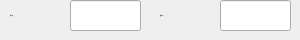
     <widget class="QWidget" name="page_rect">
      <widget class="QLineEdit" name="lineEdit_width">
       <property name="geometry">
        <rect>
         <x>220</x>
         <y>0</y>
         <width>71</width>
         <height>31</height>
        </rect>
       </property>
       <property name="font">
        <font>
         <family>黑体</family>
         <pointsize>-1</pointsize>
        </font>
       </property>
      </widget>
      <widget class="QLabel" name="label_26">
       <property name="geometry">
        <rect>
         <x>10</x>
         <y>0</y>
         <width>61</width>
         <height>31</height>
        </rect>
       </property>
       <property name="font">
        <font>
         <family>黑体</family>
         <pointsize>-1</pointsize>
        </font>
       </property>
       <property name="text">
        <string>长(mm)</string>
       </property>
      </widget>
      <widget class="QLabel" name="label_27">
       <property name="geometry">
        <rect>
         <x>160</x>
         <y>0</y>
         <width>61</width>
         <height>31</height>
        </rect>
       </property>
       <property name="font">
        <font>
         <family>黑体</family>
         <pointsize>-1</pointsize>
        </font>
       </property>
       <property name="text">
        <string>宽(mm)</string>
       </property>
      </widget>
      <widget class="QLineEdit" name="lineEdit_length">
       <property name="geometry">
        <rect>
         <x>70</x>
         <y>0</y>
         <width>71</width>
         <height>31</height>
        </rect>
       </property>
       <property name="font">
        <font>
         <family>黑体</family>
         <pointsize>-1</pointsize>
        </font>
       </property>
      </widget>
     </widget>
